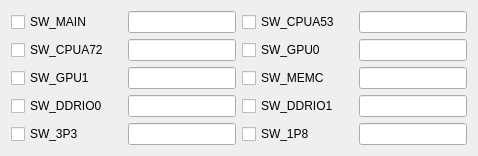
               <widget class="QWidget" name="page_7">
                <layout class="QGridLayout" name="gridLayout_13">
                 <item row="3" column="2">
                  <widget class="QLabel" name="colorBox1_15">
                   <property name="text">
                    <string/>
                   </property>
                  </widget>
                 </item>
                 <item row="5" column="4">
                  <widget class="QCheckBox" name="check1_18">
                   <property name="text">
                    <string>SW_DDRIO1</string>
                   </property>
                  </widget>
                 </item>
                 <item row="5" column="3">
                  <widget class="QLineEdit" name="lineEdit1_2_7"/>
                 </item>
                 <item row="1" column="3">
                  <widget class="QLineEdit" name="lineEdit1_2_3"/>
                 </item>
                 <item row="0" column="6">
                  <widget class="QLineEdit" name="lineEdit1_2_2"/>
                 </item>
                 <item row="5" column="1">
                  <widget class="QCheckBox" name="check1_17">
                   <property name="text">
                    <string>SW_DDRIO0</string>
                   </property>
                  </widget>
                 </item>
                 <item row="6" column="3">
                  <widget class="QLineEdit" name="lineEdit1_2_9"/>
                 </item>
                 <item row="6" column="4">
                  <widget class="QCheckBox" name="check1_20">
                   <property name="text">
                    <string>SW_1P8</string>
                   </property>
                  </widget>
                 </item>
                 <item row="3" column="6">
                  <widget class="QLineEdit" name="lineEdit1_2_6"/>
                 </item>
                 <item row="0" column="1">
                  <widget class="QCheckBox" name="check1_11">
                   <property name="text">
                    <string>SW_MAIN</string>
                   </property>
                  </widget>
                 </item>
                 <item row="1" column="1">
                  <widget class="QCheckBox" name="check1_13">
                   <property name="text">
                    <string>SW_CPUA72</string>
                   </property>
                  </widget>
                 </item>
                 <item row="3" column="3">
                  <widget class="QLineEdit" name="lineEdit1_2_5"/>
                 </item>
                 <item row="6" column="6">
                  <widget class="QLineEdit" name="lineEdit1_2_10"/>
                 </item>
                 <item row="1" column="4">
                  <widget class="QCheckBox" name="check1_14">
                   <property name="text">
                    <string>SW_GPU0</string>
                   </property>
                  </widget>
                 </item>
                 <item row="0" column="4">
                  <widget class="QCheckBox" name="check1_12">
                   <property name="text">
                    <string>SW_CPUA53</string>
                   </property>
                  </widget>
                 </item>
                 <item row="3" column="1">
                  <widget class="QCheckBox" name="check1_15">
                   <property name="text">
                    <string>SW_GPU1</string>
                   </property>
                  </widget>
                 </item>
                 <item row="5" column="6">
                  <widget class="QLineEdit" name="lineEdit1_2_8"/>
                 </item>
                 <item row="3" column="4">
                  <widget class="QCheckBox" name="check1_16">
                   <property name="text">
                    <string>SW_MEMC</string>
                   </property>
                  </widget>
                 </item>
                 <item row="6" column="1">
                  <widget class="QCheckBox" name="check1_19">
                   <property name="text">
                    <string>SW_3P3</string>
                   </property>
                  </widget>
                 </item>
                 <item row="0" column="3">
                  <widget class="QLineEdit" name="lineEdit1_2_1"/>
                 </item>
                 <item row="1" column="6">
                  <widget class="QLineEdit" name="lineEdit1_2_4"/>
                 </item>
                 <item row="0" column="2">
                  <widget class="QLabel" name="colorBox1_11">
                   <property name="text">
                    <string/>
                   </property>
                  </widget>
                 </item>
                 <item row="1" column="2">
                  <widget class="QLabel" name="colorBox1_13">
                   <property name="text">
                    <string/>
                   </property>
                  </widget>
                 </item>
                 <item row="5" column="2">
                  <widget class="QLabel" name="colorBox1_17">
                   <property name="text">
                    <string/>
                   </property>
                  </widget>
                 </item>
                 <item row="6" column="2">
                  <widget class="QLabel" name="colorBox1_19">
                   <property name="text">
                    <string/>
                   </property>
                  </widget>
                 </item>
                 <item row="0" column="5">
                  <widget class="QLabel" name="colorBox1_12">
                   <property name="text">
                    <string/>
                   </property>
                  </widget>
                 </item>
                 <item row="3" column="5">
                  <widget class="QLabel" name="colorBox1_16">
                   <property name="text">
                    <string/>
                   </property>
                  </widget>
                 </item>
                 <item row="5" column="5">
                  <widget class="QLabel" name="colorBox1_18">
                   <property name="text">
                    <string/>
                   </property>
                  </widget>
                 </item>
                 <item row="6" column="5">
                  <widget class="QLabel" name="colorBox1_20">
                   <property name="text">
                    <string/>
                   </property>
                  </widget>
                 </item>
                 <item row="1" column="5">
                  <widget class="QLabel" name="colorBox1_14">
                   <property name="text">
                    <string/>
                   </property>
                  </widget>
                 </item>
                </layout>
               </widget>
